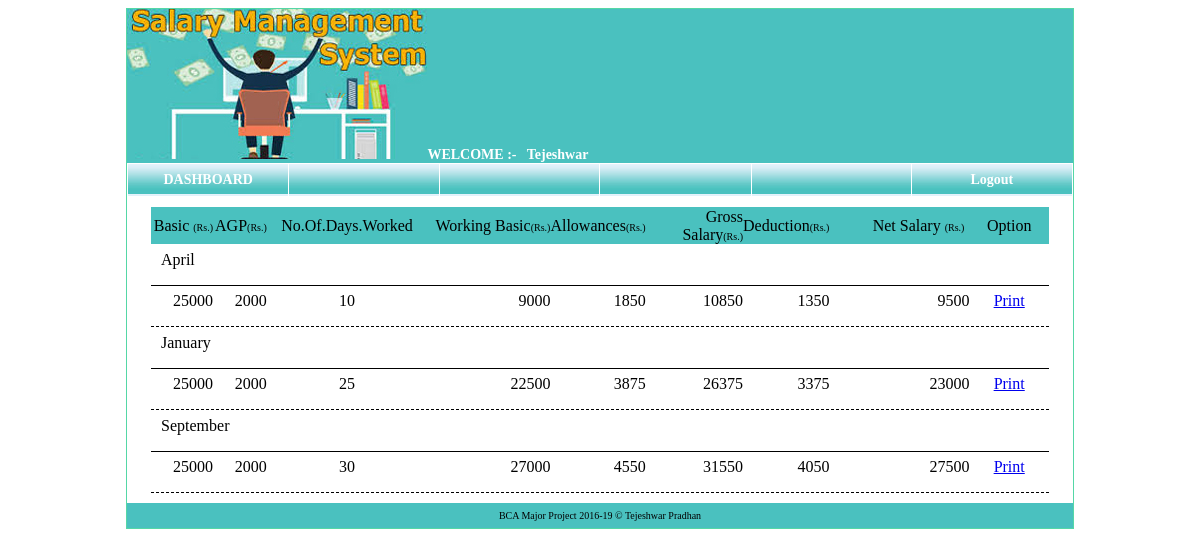
Page /sal_list.php (signed in) on the committed database.
### tables this page shows
CREATE TABLE IF NOT EXISTS sal_gen (
  sg_id int(11) NOT NULL AUTO_INCREMENT,
  emp_id int(11) NOT NULL,
  sum int(11) NOT NULL,
  sum_div_30 int(11) NOT NULL,
  nodp int(11) NOT NULL,
  workb int(11) NOT NULL,
  allown int(11) NOT NULL,
  ded int(11) NOT NULL,
  g_sal int(11) NOT NULL,
  n_sal int(11) NOT NULL,
  `month` varchar(255) NOT NULL,
  month_num int(11) NOT NULL,
  PRIMARY KEY (sg_id),
  KEY emp_id (emp_id)
);

CREATE TABLE IF NOT EXISTS salary_structure (
  struc_id int(11) NOT NULL AUTO_INCREMENT,
  designation_id int(11) NOT NULL,
  basic_sal varchar(255) NOT NULL,
  agp varchar(255) NOT NULL,
  PRIMARY KEY (struc_id),
  KEY designation_id (designation_id)
);

### sal_list.php (the view, shortened to what this page needs)
<?php
include "connection/connection.php";
  $emp_id = $_SESSION['eid'] ;
  $sql_chk = "select * from employee_master where emp_id='$emp_id'";
  $rec_chk = mysqli_query($conn,$sql_chk);
  $res_chk = mysqli_fetch_assoc($rec_chk);
  $login_type = $res_chk['login_type'];
   if ($login_type == "A")
   {
    $slt = "lt_show1";
	$sh_hd = "lt_hide";
	$emp_id =  $_SESSION['slt_eid'] ;
   }
   else
   {
	$sh_hd = "lt_show1";
	$emp_id =  $_SESSION['eid'] ;
	}
?>
<!DOCTYPE html PUBLIC "-//W3C//DTD XHTML 1.0 Transitional//EN" "http://www.w3.org/TR/xhtml1/DTD/xhtml1-transitional.dtd">
<html xmlns="http://www.w3.org/1999/xhtml">
<head>
<link href="style/style.css" rel="stylesheet" type="text/css" />
</head>
<body>
<table width="80%" border="0" align="center" cellpadding="0" cellspacing="0" class="bod">
  <tr>
    <td width="1088" height="33"><?php include "includes/header.php";?></td>
  </tr>
  <tr>
    <td height="129"><form id="form1" name="form1" method="post" action="">
	  <table width="95%" height="30%" border="0" align="center" cellpadding="0" cellspacing="0">
       <tr class="bg">
          <td width="7%" height="37" align="right"> Basic <span class="foot_txt">(Rs.)</span></td>
          <td width="6%" align="right">AGP<span class="foot_txt">(Rs.)</span></td>
          <td width="18%" align="center">No.Of.Days.Worked</td>
          <td width="14%" align="right">Working Basic<span class="foot_txt">(Rs.)</span></td>
          <td width="10%" align="right">Allowances<span class="foot_txt">(Rs.)</span></td>
          <td width="11%" align="right">Gross Salary<span class="foot_txt">(Rs.)</span></td>
          <td width="9%" align="right">Deduction<span class="foot_txt">(Rs.)</span></td>
          <td width="16%" align="right" class="paddR">Net Salary <span class="foot_txt">(Rs.)</span> </td>
          <td width="9%" align="center" class="<?php echo $sh_hd;?>" >Option</td>
       </tr>
	    <?php
				$lsql = "select * from sal_gen where emp_id = '$emp_id' ";
				$lrec = mysqli_query($conn,$lsql);
				while($lres = mysqli_fetch_assoc($lrec))
				{
				  		$sql_d = "select * from employee_master where emp_id = '$emp_id'";
						$rec_d = mysqli_query($conn,$sql_d);
						$res_d = mysqli_fetch_assoc($rec_d);
						$designation_id = $res_d['designation_id'];
						$sql_s = "select * from salary_structure where designation_id = '$designation_id'";
						$rec_s = mysqli_query($conn,$sql_s);
						$res_s = mysqli_fetch_assoc($rec_s);;
			?>
	    <tr>
          <td height="31" colspan="10" align="left" style="padding-left:10px"><?php echo $lres['month'];?></td>
          </tr>
        <tr>
          <td colspan="10" align="center" height="10" style="border-bottom:1px solid #000000"></td>
          </tr>
        <tr >
          <td height="30" align="right"><?php echo $res_s['basic_sal'];?></td>
          <td align="right"><?php echo $res_s['agp'];?></td>
          <td align="center"><?php echo $lres['nodp'];?></td>
          <td align="right"><?php echo $lres['workb'];?></td>
          <td align="right"><?php echo $lres['allown'];?></td>
          <td align="right"><?php echo $lres['g_sal'];?></td>
          <td align="right"><?php echo $lres['ded'];?></td>
          <td align="right"><?php echo $lres['n_sal'];?></td>
          <td align="center" class="<?php echo $sh_hd;?>"><a href="#" onclick="window.open('sal_print.php?SID=<?php echo $lres['sg_id'];?>','print_window','width=700,height=500')">Print</a></td>
        </tr>
		<tr>
          <td colspan="10" align="center" height="10" style="border-bottom:1px dashed #000000"></td>
          </tr>
        <?php
			}
		?>
      </table>
	  </form></td>
  </tr>
  <tr>
    <td height="18"><?php include "includes/footer.php";?></td>
  </tr>
</table>
 </body>
</html>

### style/style.css (style rules this page uses)
.bg { background-image:url(../images/1by1.jpg); }
.foot_txt { font-family:tahoma; font-size:10px; color:#000000; font-weight:normal; }
.bod { border:1px solid #55D7A6; }
.lt_show1 { display:table-cell; }
.paddR { padding-right:5px; }

### rows in the picture
sal_gen: month "April", salary_structure.basic_sal "25000", salary_structure.agp "2000", nodp "10", workb "9000", allown "1850", g_sal "10850", ded "1350", n_sal "9500"
sal_gen: month "January", salary_structure.basic_sal "25000", salary_structure.agp "2000", nodp "25", workb "22500", allown "3875", g_sal "26375", ded "3375", n_sal "23000"
sal_gen: month "September", salary_structure.basic_sal "25000", salary_structure.agp "2000", nodp "30", workb "27000", allown "4550", g_sal "31550", ded "4050", n_sal "27500"

### other values in the picture
$_SESSION['ename'] "Tejeshwar"
